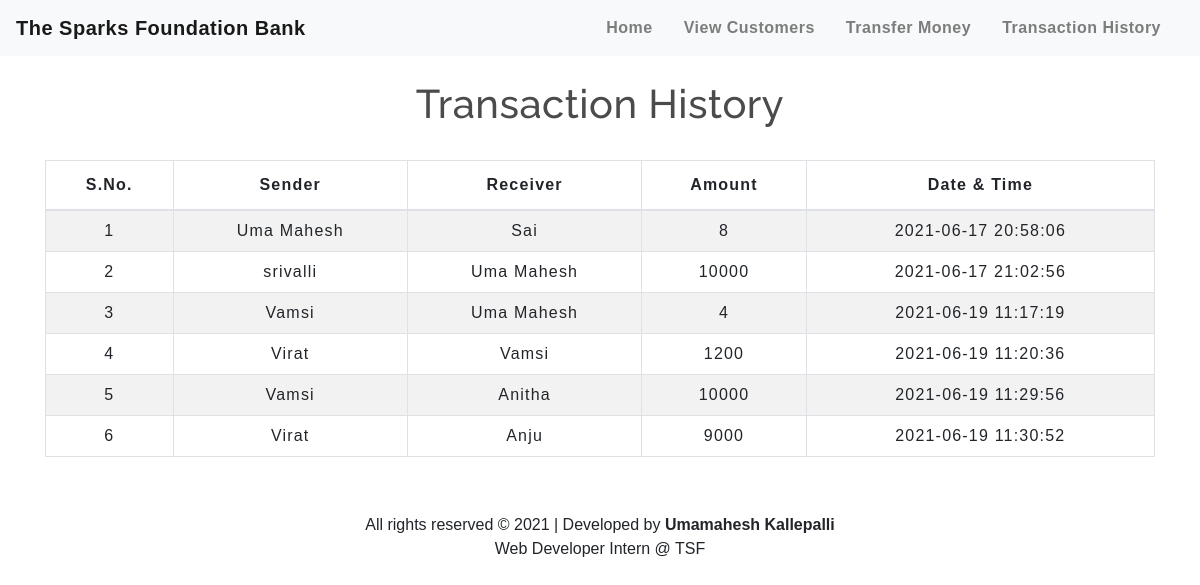
The page /transactionhistory.php on the database its author committed.
### tables this page shows
CREATE TABLE `transactions` (
  `Sno` int(3) NOT NULL,
  `sender` varchar(255) NOT NULL,
  `receiver` varchar(255) NOT NULL,
  `balence` int(8) NOT NULL,
  `date&time` datetime NOT NULL DEFAULT current_timestamp()
);

### transactionhistory.php (the view, shortened to what this page needs)
<!DOCTYPE html>
<html lang="en">
<head>
    <link rel="stylesheet" href="https://stackpath.bootstrapcdn.com/bootstrap/4.5.2/css/bootstrap.min.css">
    <link rel="stylesheet" type="text/css" href="css/table.css">
    <link rel="stylesheet" type="text/css" href="css/navbar.css">
</head>
<body>
    <?php include 'navbar.php'; ?>
	<div class="container">
        <h2 class="text-center pt-4">Transaction History</h2> <br>
        <div class="table-responsive-sm">
        <table class="table table-hover table-striped table-condensed table-bordered">
            <thead>
                <tr>
                    <th class="text-center">S.No.</th>
                    <th class="text-center">Sender</th>
                    <th class="text-center">Receiver</th>
                    <th class="text-center">Amount</th>
                    <th class="text-center">Date & Time</th>
                </tr>
            </thead>
            <tbody>
            <?php
                include 'server.php';
                $sql ="SELECT * FROM transactions";
                $query =mysqli_query($conn, $sql);
                while($rows = mysqli_fetch_assoc($query))
                {
            ?>
                <tr>
                <td class="py-2"><?php echo $rows['Sno']; ?></td>
                <td class="py-2"><?php echo $rows['sender']; ?></td>
                <td class="py-2"><?php echo $rows['receiver']; ?></td>
                <td class="py-2"><?php echo $rows['balence']; ?> </td>
                <td class="py-2"><?php echo $rows['date&time']; ?> </td>
            <?php } ?>
            </tbody>
        </table>
        </div>
    </div>
    <footer class="text-center mt-5 py-2">
        <p>All rights reserved &copy 2021 | Developed by <b> Umamahesh Kallepalli</b> <br>Web Developer Intern @ TSF </p>
    </footer>
</body>
</html>

### navbar.php
<nav class="navbar navbar-expand-md navbar-light bg-light">
  <a class="navbar-brand" href="index.php"><b>The Sparks Foundation Bank</b></a>
  <div class="collapse navbar-collapse" id="collapsibleNavbar">
    <ul class="navbar-nav ml-auto">
        <li class="nav-item">
              <a class="nav-link" href="index.php"><b>Home</b></a>
        </li>
        <li class="nav-item">
              <a class="nav-link" href="transfermoney.php"><b>View Customers</b></a>
        </li>
        <li class="nav-item">
               <a class="nav-link" href="transfermoney.php"><b>Transfer Money</b></a>
        </li>
        <li class="nav-item">
              <a class="nav-link" href="transactionhistory.php"><b>Transaction History</b></a>
        </li>
  </div>
 </nav>

### css/table.css (style rules this page uses)
* { padding: 0; margin: 0; box-sizing: border-box; font-family: sans-serif; }
h2 { font-size: 40px; }
table { letter-spacing: 1.2px; }
td { text-align: center; }

### css/navbar.css (style rules this page uses)
.nav-link { margin-right: 15px; color:#2F363F; letter-spacing: 0.5px; transition: 0.5s; }
.navbar-brand { color: #0e0d0d; letter-spacing: 0.5px; }
h2 { color: #4C4B4B; letter-spacing: 0.5px; font-family: raleway; }
nav { background-color: #000000; text-emphasis-color: #ffffff; }

### rows shown on the page
transactions: Sno "1", sender "Uma Mahesh", receiver "Sai", balence "8", value "2021-06-17 20:58:06"
transactions: Sno "2", sender "srivalli", receiver "Uma Mahesh", balence "10000", value "2021-06-17 21:02:56"
transactions: Sno "3", sender "Vamsi", receiver "Uma Mahesh", balence "4", value "2021-06-19 11:17:19"
transactions: Sno "4", sender "Virat", receiver "Vamsi", balence "1200", value "2021-06-19 11:20:36"
transactions: Sno "5", sender "Vamsi", receiver "Anitha", balence "10000", value "2021-06-19 11:29:56"
transactions: Sno "6", sender "Virat", receiver "Anju", balence "9000", value "2021-06-19 11:30:52"
